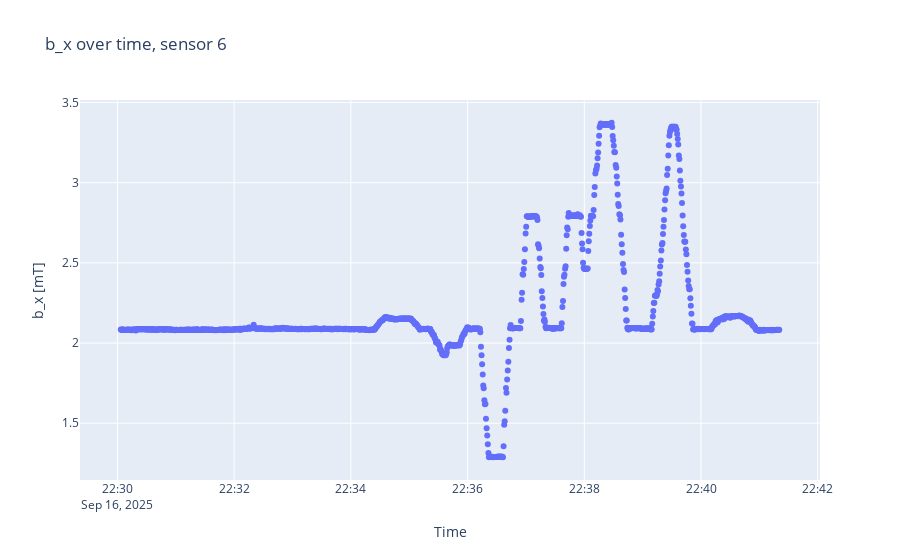
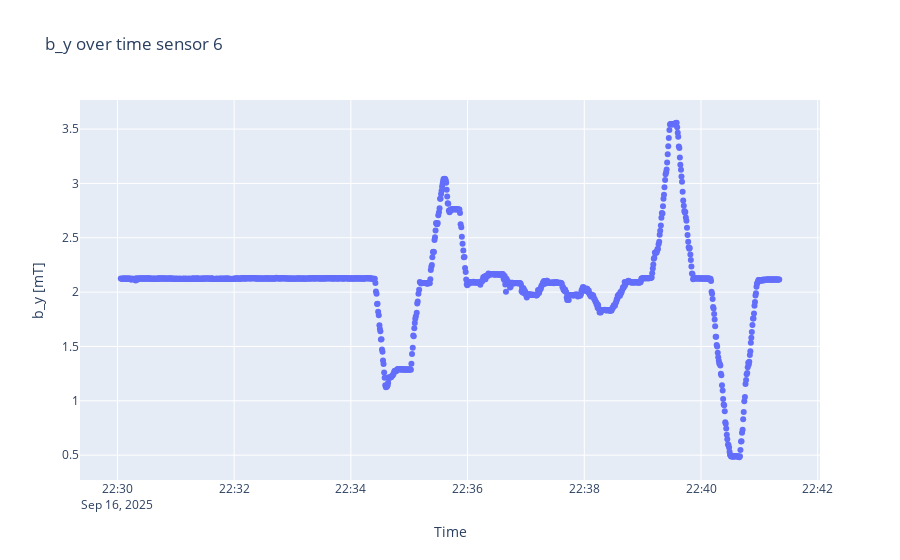
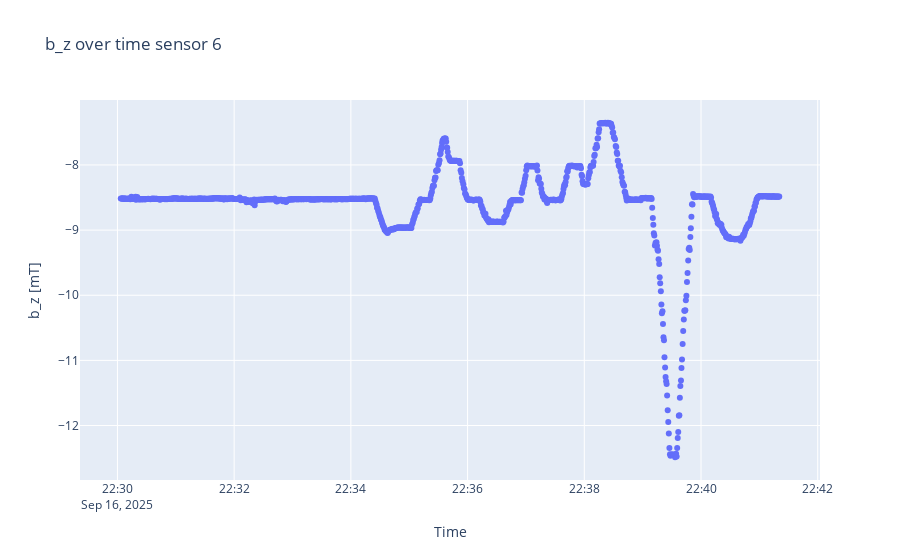

The notebook cell these images were saved under, in order:
### Code cell
sensorplots(B, timestamps, 6)

### Figure 1 — Plotly figure (JSON) as saved in the notebook; plotly's stock layout.template omitted (floating-point values rounded to 4 significant figures; data arrays with more than 128 entries replaced by an {"elided": "..."} marker saying what was removed)
{"data": [{"mode": "markers", "type": "scatter", "x": {"elided": "1190 str values"}, "y": {"elided": "1190 float values"}}], "layout": {"title": {"text": "b_x over time, sensor 6"}, "xaxis": {"title": {"text": "Time"}}, "yaxis": {"scaleanchor": "y", "title": {"text": "b_x [mT]"}}}}

### Figure 2 — Plotly figure (JSON) as saved in the notebook; plotly's stock layout.template omitted (floating-point values rounded to 4 significant figures; data arrays with more than 128 entries replaced by an {"elided": "..."} marker saying what was removed)
{"data": [{"mode": "markers", "type": "scatter", "x": {"elided": "1190 str values"}, "y": {"elided": "1190 float values"}}], "layout": {"title": {"text": "b_y over time sensor 6"}, "xaxis": {"title": {"text": "Time"}}, "yaxis": {"scaleanchor": "y", "title": {"text": "b_y [mT]"}}}}

### Figure 3 — Plotly figure (JSON) as saved in the notebook; plotly's stock layout.template omitted (floating-point values rounded to 4 significant figures; data arrays with more than 128 entries replaced by an {"elided": "..."} marker saying what was removed)
{"data": [{"mode": "markers", "type": "scatter", "x": {"elided": "1190 str values"}, "y": {"elided": "1190 float values"}}], "layout": {"title": {"text": "b_z over time sensor 6"}, "xaxis": {"title": {"text": "Time"}}, "yaxis": {"scaleanchor": "y", "title": {"text": "b_z [mT]"}}}}
